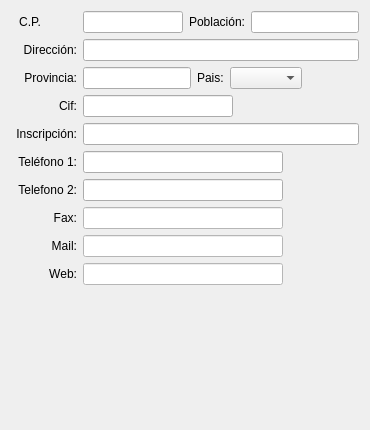
         <widget class="QWidget" name="tabWidgetPage1_3">
          <attribute name="title">
           <string>Datos Fiscales y de Gestión</string>
          </attribute>
          <layout class="QGridLayout" name="gridLayout_30">
           <item row="8" column="0" colspan="2">
            <widget class="QLabel" name="label_192">
             <property name="text">
              <string>Fax:</string>
             </property>
             <property name="alignment">
              <set>Qt::AlignRight|Qt::AlignTrailing|Qt::AlignVCenter</set>
             </property>
            </widget>
           </item>
           <item row="1" column="0" colspan="2">
            <widget class="QLabel" name="label_151">
             <property name="text">
              <string>Dirección:</string>
             </property>
             <property name="alignment">
              <set>Qt::AlignRight|Qt::AlignTrailing|Qt::AlignVCenter</set>
             </property>
            </widget>
           </item>
           <item row="1" column="2">
            <widget class="QLineEdit" name="txtdireccion1_3">
             <property name="clearButtonEnabled">
              <bool>true</bool>
             </property>
            </widget>
           </item>
           <item row="3" column="0" colspan="2">
            <widget class="QLabel" name="label_152">
             <property name="text">
              <string>Provincia:</string>
             </property>
             <property name="alignment">
              <set>Qt::AlignRight|Qt::AlignTrailing|Qt::AlignVCenter</set>
             </property>
            </widget>
           </item>
           <item row="3" column="2">
            <layout class="QHBoxLayout" name="horizontalLayout_10">
             <item>
              <widget class="QLineEdit" name="txtprovincia_3">
               <property name="maximumSize">
                <size>
                 <width>200</width>
                 <height>16777215</height>
                </size>
               </property>
               <property name="clearButtonEnabled">
                <bool>true</bool>
               </property>
              </widget>
             </item>
             <item>
              <widget class="QLabel" name="label_150">
               <property name="text">
                <string>Pais:</string>
               </property>
              </widget>
             </item>
             <item>
              <widget class="QComboBox" name="cboPais_edit"/>
             </item>
             <item>
              <spacer name="horizontalSpacer_11">
               <property name="orientation">
                <enum>Qt::Horizontal</enum>
               </property>
               <property name="sizeHint" stdset="0">
                <size>
                 <width>40</width>
                 <height>20</height>
                </size>
               </property>
              </spacer>
             </item>
            </layout>
           </item>
           <item row="4" column="0" colspan="2">
            <widget class="QLabel" name="label_195">
             <property name="minimumSize">
              <size>
               <width>66</width>
               <height>0</height>
              </size>
             </property>
             <property name="text">
              <string>Cif:</string>
             </property>
             <property name="alignment">
              <set>Qt::AlignRight|Qt::AlignTrailing|Qt::AlignVCenter</set>
             </property>
            </widget>
           </item>
           <item row="4" column="2">
            <widget class="QLineEdit" name="txtcif_3">
             <property name="maximumSize">
              <size>
               <width>150</width>
               <height>16777215</height>
              </size>
             </property>
             <property name="clearButtonEnabled">
              <bool>true</bool>
             </property>
            </widget>
           </item>
           <item row="5" column="0" colspan="2">
            <widget class="QLabel" name="label_196">
             <property name="text">
              <string>Inscripción:</string>
             </property>
             <property name="alignment">
              <set>Qt::AlignRight|Qt::AlignTrailing|Qt::AlignVCenter</set>
             </property>
            </widget>
           </item>
           <item row="5" column="2">
            <widget class="QLineEdit" name="txtcInscripcion_3">
             <property name="clearButtonEnabled">
              <bool>true</bool>
             </property>
            </widget>
           </item>
           <item row="6" column="0" colspan="2">
            <widget class="QLabel" name="label_191">
             <property name="text">
              <string>Teléfono 1:</string>
             </property>
             <property name="alignment">
              <set>Qt::AlignRight|Qt::AlignTrailing|Qt::AlignVCenter</set>
             </property>
            </widget>
           </item>
           <item row="6" column="2">
            <widget class="QLineEdit" name="txttelefono1_3">
             <property name="minimumSize">
              <size>
               <width>100</width>
               <height>0</height>
              </size>
             </property>
             <property name="maximumSize">
              <size>
               <width>200</width>
               <height>16777215</height>
              </size>
             </property>
             <property name="clearButtonEnabled">
              <bool>true</bool>
             </property>
            </widget>
           </item>
           <item row="7" column="0" colspan="2">
            <widget class="QLabel" name="label_193">
             <property name="text">
              <string>Telefono 2:</string>
             </property>
             <property name="alignment">
              <set>Qt::AlignRight|Qt::AlignTrailing|Qt::AlignVCenter</set>
             </property>
            </widget>
           </item>
           <item row="7" column="2">
            <widget class="QLineEdit" name="txttelefono2_3">
             <property name="maximumSize">
              <size>
               <width>200</width>
               <height>16777215</height>
              </size>
             </property>
             <property name="clearButtonEnabled">
              <bool>true</bool>
             </property>
            </widget>
           </item>
           <item row="9" column="0" colspan="2">
            <widget class="QLabel" name="label_190">
             <property name="text">
              <string>Mail:</string>
             </property>
             <property name="alignment">
              <set>Qt::AlignRight|Qt::AlignTrailing|Qt::AlignVCenter</set>
             </property>
            </widget>
           </item>
           <item row="8" column="2">
            <widget class="QLineEdit" name="txtfax_3">
             <property name="maximumSize">
              <size>
               <width>200</width>
               <height>16777215</height>
              </size>
             </property>
             <property name="styleSheet">
              <string notr="true">background-color: rgb(255, 255, 255);</string>
             </property>
             <property name="clearButtonEnabled">
              <bool>true</bool>
             </property>
            </widget>
           </item>
           <item row="9" column="2">
            <widget class="QLineEdit" name="txtcMail_3">
             <property name="maximumSize">
              <size>
               <width>200</width>
               <height>16777215</height>
              </size>
             </property>
             <property name="styleSheet">
              <string notr="true">background-color: rgb(255, 255, 255);</string>
             </property>
             <property name="clearButtonEnabled">
              <bool>true</bool>
             </property>
            </widget>
           </item>
           <item row="10" column="0" colspan="2">
            <widget class="QLabel" name="label_194">
             <property name="text">
              <string>Web:</string>
             </property>
             <property name="alignment">
              <set>Qt::AlignRight|Qt::AlignTrailing|Qt::AlignVCenter</set>
             </property>
            </widget>
           </item>
           <item row="10" column="2">
            <widget class="QLineEdit" name="txtweb_3">
             <property name="maximumSize">
              <size>
               <width>200</width>
               <height>16777215</height>
              </size>
             </property>
             <property name="styleSheet">
              <string notr="true">background-color: rgb(255, 255, 255);</string>
             </property>
             <property name="text">
              <string/>
             </property>
             <property name="clearButtonEnabled">
              <bool>true</bool>
             </property>
            </widget>
           </item>
           <item row="11" column="1">
            <spacer name="verticalSpacer_10">
             <property name="orientation">
              <enum>Qt::Vertical</enum>
             </property>
             <property name="sizeHint" stdset="0">
              <size>
               <width>20</width>
               <height>134</height>
              </size>
             </property>
            </spacer>
           </item>
           <item row="0" column="0">
            <widget class="QLabel" name="label_153">
             <property name="text">
              <string>C.P.</string>
             </property>
             <property name="alignment">
              <set>Qt::AlignRight|Qt::AlignTrailing|Qt::AlignVCenter</set>
             </property>
            </widget>
           </item>
           <item row="0" column="2">
            <layout class="QHBoxLayout" name="horizontalLayout_7">
             <item>
              <widget class="QLineEdit" name="txtcp_3">
               <property name="maximumSize">
                <size>
                 <width>100</width>
                 <height>16777215</height>
                </size>
               </property>
               <property name="clearButtonEnabled">
                <bool>true</bool>
               </property>
              </widget>
             </item>
             <item>
              <widget class="QLabel" name="label_54">
               <property name="text">
                <string>Población:</string>
               </property>
              </widget>
             </item>
             <item>
              <widget class="QLineEdit" name="txtpoblacion_3">
               <property name="clearButtonEnabled">
                <bool>true</bool>
               </property>
              </widget>
             </item>
            </layout>
           </item>
          </layout>
         </widget>
